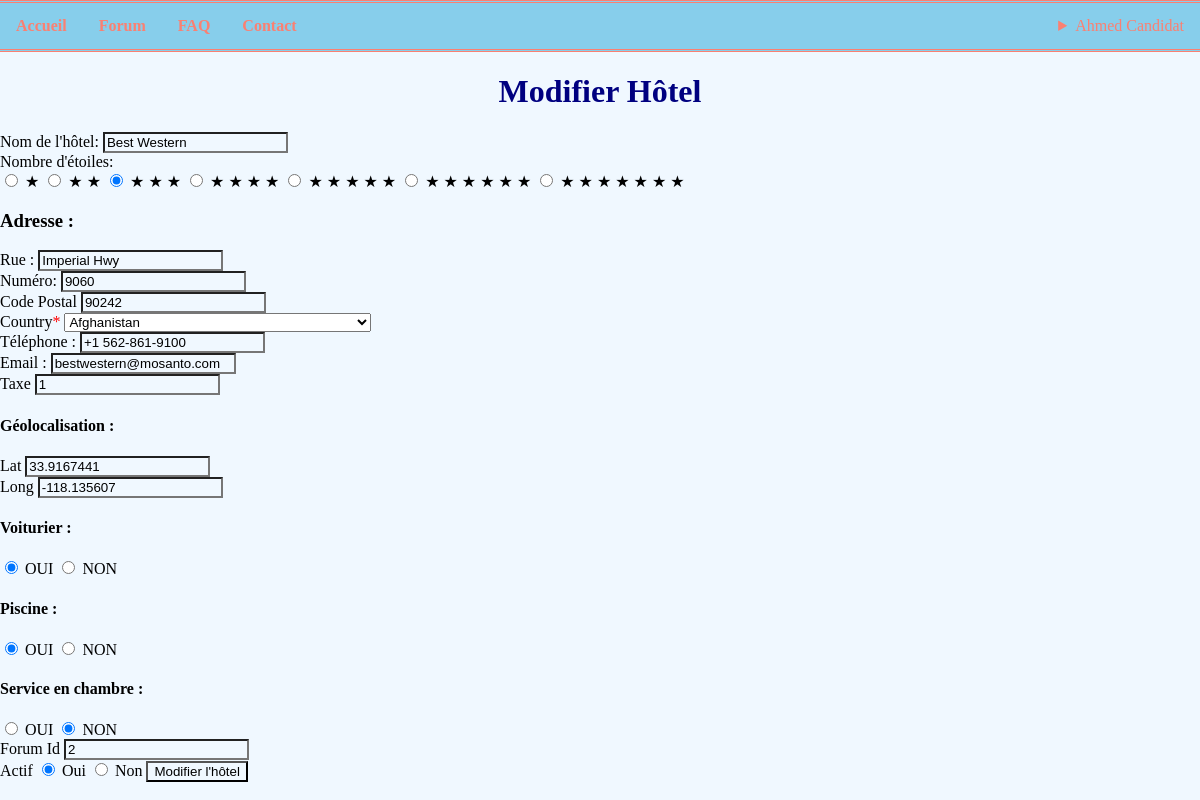
The app's page /index.php?section=updatehostel&hostel=1 (signed in) with its own data.
### tables this page shows
CREATE TABLE IF NOT EXISTS `user` (
  `userId` int(11) NOT NULL AUTO_INCREMENT,
  `firstName` varchar(50) NOT NULL,
  `lastName` varchar(50) NOT NULL,
  `email` varchar(50) NOT NULL,
  `country` varchar(50) NOT NULL,
  `phone` varchar(20) NOT NULL,
  `password` varchar(50) NOT NULL,
  `roleId` int(11) NOT NULL,
  PRIMARY KEY (`userId`),
  FOREIGN KEY (`roleId`) REFERENCES `role`(`roleId`)
);

CREATE TABLE IF NOT EXISTS `hostel` (
  `hostelId` int(11) NOT NULL AUTO_INCREMENT,
  `hostelName` varchar(255) NOT NULL,
  `hostelStars` int(1) NOT NULL,
  `add_postCode` varchar(255) NOT NULL,
  `add_number` int(1) NOT NULL,
  `add_streetName` varchar(255) NOT NULL,
  `add_country` varchar(255) NOT NULL,
  `coo_lat` varchar(255) NOT NULL,
  `coo_long` varchar(255) NOT NULL,
  `phone` varchar(20) NOT NULL,
  `email` varchar(255) NOT NULL,
  `pool` tinyint(1) NOT NULL,
  `valet` tinyint(1) NOT NULL,
  `roomService` tinyint(1) NOT NULL,
  `touristTaxes` int(1) NOT NULL,
  `isDeleted` tinyint(1) NOT NULL,
  `forumId` int(11) NOT NULL,
  PRIMARY KEY (`hostelId`),
  FOREIGN KEY (`forumId`) REFERENCES `forum`(`forumId`)
);

### Controllers/navigation.php (called while the page is built, shortened)
<?php
require_once('Models/User.php');
$client = false;
$admin = false;
if(isset($_SESSION["login"]) && isset($_SESSION["roleId"])){
    $login = $_SESSION["login"];
    $roleId = $_SESSION["roleId"];
    $dbUser = $user->getById($login);
    $userName = $dbUser["firstName"] . " " . $dbUser["lastName"];
    if($roleId == 1){
        $client = true;
    }
    else if($roleId == 2){
        $admin = true;
    }
}
require_once('Views/Pages/navigation.php')
?>

### Models/User.php (called while the page is built, shortened)
<?php
class User extends Connection{
    public function getById ($id){
		$pdo = $this->dbConnection();
		$stmt = $pdo->prepare("SELECT * FROM USER WHERE userId=?");
        $stmt->execute([$id]);
        return $user = $stmt->fetch();
    }
 }
?>

### Controllers/Admin/HostelsControllers/update.php (called while the page is built, shortened)
<?php
require_once("Models/Hostel.php");
$hostel = $con->get($_GET["hostel"]);
require_once("Views/Admin/HostelsViews/update.php");
?>

### Models/Hostel.php (called while the page is built, shortened)
<?php
class Hostel extends Connection{
	public function get($id){
		$pdo = $this->dbConnection();
		$stmt = $pdo->prepare("SELECT * FROM HOSTEL WHERE hostelId=?");
        $stmt->execute([$id]);
        return $hostel = $stmt->fetch();
    }
}
?>

### Views/Admin/HostelsViews/update.php (the view, shortened to what this page needs)
	<h1>Modifier Hôtel</h1>
	<form action="#" method="post">
		<div class="FormHostelName FormHostelGroups">
		<label for="">Nom de l'hôtel:</label>
		<input type="text" name="hostelName" id="" value="<?= $hostel["hostelName"]?>">
		</div>
		<div class="FormHostelStars FormHostelGroups">
		<label for="">Nombre d'étoiles:</label>
		<div class="rating">
				<label>
					<input type="radio" name="hostelStars" value="1" <?php if($hostel["hostelStars"] == 1){ echo "checked";} ?>/>
					<span class="icon">★</span>
				</label>
				<label>
					<input type="radio" name="hostelStars" value="2" <?php if($hostel["hostelStars"] == 2){ echo "checked";} ?>/>
					<span class="icon">★</span>
					<span class="icon">★</span>
				</label>
				<label>
					<input type="radio" name="hostelStars" value="3" <?php if($hostel["hostelStars"] == 3){ echo "checked";} ?>/>
					<span class="icon">★</span>
					<span class="icon">★</span>
					<span class="icon">★</span>
				</label>
				<label>
					<input type="radio" name="hostelStars" value="4" <?php if($hostel["hostelStars"] == 4){ echo "checked";} ?>/>
					<span class="icon">★</span>
					<span class="icon">★</span>
					<span class="icon">★</span>
					<span class="icon">★</span>
				</label>
				<label>
					<input type="radio" name="hostelStars" value="5" <?php if($hostel["hostelStars"] == 5){ echo "checked";} ?>/>
					<span class="icon">★</span>
					<span class="icon">★</span>
					<span class="icon">★</span>
					<span class="icon">★</span>
					<span class="icon">★</span>
				</label>
				<label>
					<input type="radio" name="hostelStars" value="6" <?php if($hostel["hostelStars"] == 6){ echo "checked";} ?> />
					<span class="icon">★</span>
					<span class="icon">★</span>
					<span class="icon">★</span>
					<span class="icon">★</span>
					<span class="icon">★</span>
					<span class="icon">★</span>
				</label>
				<label>
					<input type="radio" name="hostelStars" value="7" <?php if($hostel["hostelStars"] == 7){ echo "checked";} ?> />
					<span class="icon">★</span>
					<span class="icon">★</span>
					<span class="icon">★</span>
					<span class="icon">★</span>
					<span class="icon">★</span>
					<span class="icon">★</span>
					<span class="icon">★</span>
				</label>
		</div>
		</div>
		<div class="FormHostelAdress FormHostelGroups">
			<h3>Adresse :</h3>
			<div class="FormHostelAdressStreet">
				<label for="">Rue :</label>
				<input type="text" name="add_streetName" id="" value="<?= $hostel["add_streetName"]?>">
			</div>
			<div class="FormHostelAdressNumber">
				<label for="">Numéro:</label>
				<input type="text" name="add_number" id="" value="<?= $hostel["add_number"]?>">
			</div>
			<div class="FormHostelAdressZip">
				<label for="">Code Postal</label>
				<input type="text" name="add_postCode" id="" value="<?= $hostel["add_postCode"]?>">
				</div>
			</div>
			<div class="FromHostelAdressCountry">
				<label for="country">Country</label><span style="color: red !important; display: inline; float: none;">*</span>
				<select id="country" name="add_country" class="form-control">
					<option value="Afghanistan">Afghanistan</option>
				</select>
			</div>
		<div class="FormHostelPhone FormHostelGroups">
			<label for="">Téléphone :</label>
			<input type="text" name="phone" id="" value="<?= $hostel["phone"]?>">
		</div>
		<div class="FormHostelMail FormHostelGroups">
			<label for="">Email :</label>
			<input type="mail" name="email" id="" value="<?= $hostel["email"]?>">
		</div>
		<div class="FOrmHostelTax FormHostelGroups">
			<label for="">Taxe</label>
			<input type="number" name="touristTaxes" id="" value="<?= $hostel["touristTaxes"]?>">
			</div>
		<div class="FormGeo FormHostelGroups">
			<h4>Géolocalisation :</h4>
			<div>
				<label for="">Lat</label>
				<input type="text" name="coo_lat" id="" value="<?= $hostel["coo_lat"]?>">
			</div>
			<div>
				<label for="">Long</label>
				<input type="text" name="coo_long" id="" value="<?= $hostel["coo_long"]?>">
			</div>
		</div>
		<div class="FormHostelOptions FormHostelGroups">
			<div class="FormHostelValet FormHostelOptionsGroup">
				<h4>Voiturier :</h4>
				<div class="FormHostelOptionsRadio">
					<input type="radio"  name="valet" value="1" <?php if($hostel["valet"] == 1){ echo "checked";} ?>>
					<label for="">OUI</label>
					<input type="radio"  name="valet" value="0" <?php if($hostel["valet"] == 0){ echo "checked";} ?>>
					<label for="">NON</label>
				</div>
			</div>
			<div class="FormHostelPool FormHostelOptionsGroup">
				<h4>Piscine :</h4>
				<div class="FormHostelOptionsRadio">
					<input type="radio"  name="pool" value="1" <?php if($hostel["pool"] == 1){ echo "checked";} ?>>
					<label for="">OUI</label>
					<input type="radio"  name="pool" value="0" <?php if($hostel["pool"] == 0){ echo "checked";} ?>>
					<label for="">NON</label>
				</div>
			</div>
			<div class="FormHostelRoomService FormHostelOptionsGroup">
				<h4>Service en chambre :</h4>
				<div class="FormHostelOptionsRadio">
					<input type="radio"  name="roomService" value="1" <?php if($hostel["roomService"] == 1){ echo "checked";} ?>>
					<label for="">OUI</label>
					<input type="radio"  name="roomService" value="0" <?php if($hostel["roomService"] == 0){ echo "checked";} ?>>
					<label for="">NON</label>
				</div>
			</div>
		</div>
		<label for="">Forum Id</label>
		<input type="number" name="forumId" value="<?= $hostel["forumId"]?>">
<br>
		<label for="">Actif</label>
		<input type="radio" name="isDeleted" value="0" <?php if($hostel["isDeleted"] == 0){ echo "checked";} ?>>
		<label for="">Oui</label>
		<input type="radio" name="isDeleted" value="1" <?php if($hostel["isDeleted"] == 1){ echo "checked";} ?> >
		<label for="">Non</label>
	<input type="submit" value="Modifier l'hôtel" >
	</form>

### Views/Pages/navigation.php (shortened to what this page needs)
<nav id="navigation">
	<ul class="menu">
		<li class="navigation"><a href=".">Accueil</a></li>
		<li class="navigation"><a href="?section=forum">Forum</a></li>
		<li class="navigation"><a href="?section=faq">FAQ</a></li>
		<li class="navigation"><a href="?section=contact">Contact</a></li>
		<?php
		if($client){
			?>
			<li id="profil">
				<details>
					<summary><?= $userName ?></summary>
					<li><a href="?section=profil">Profil</a></li>
					<li><a href="?section=historique">Historique</a></li>
					<li><a href="?section=deconnexion">Déconnexion</a></li>
				</details>
			</li>
			<?php
		}
		else if($admin){
			?>
			<li id="profil">
				<details>
					<summary><?= $userName ?></summary>
				</details>
			</li>
			<?php
		}
		else{
			?>
			<li class="login navigation" ><a href="?section=login">Login</a></li>
			<?php
		}
		?>
	</ul>
</nav>

### Contents/style.css (style rules this page uses)
body { margin: 0; background-color: aliceblue; }
.menu { list-style-type: none; margin: 0; padding: 0; overflow: hidden; background-color: skyblue; color: salmon; border-top: 3px double salmon; border-bottom: 3px double salmon; }
.navigation { float: left; margin: 0; }
.navigation a { display: block; color: black; text-align: center; padding: 14px 16px; text-decoration: none; color: salmon; font-weight: bold; }
#profil { float: right; padding: 14px 16px; }
a { color: salmon; text-decoration: none; }
input { background-color: aliceblue; }
.coordinates, h1 { text-align: center; color: navy; }

### records on screen
user: userName "Ahmed Candidat"
hostel: hostelName "Best Western", hostelStars "☐ ★", hostelStars "☐ ★ ★", hostelStars "☑ ★ ★ ★", hostelStars "☐ ★ ★ ★ ★", hostelStars "☐ ★ ★ ★ ★ ★", hostelStars "☐ ★ ★ ★ ★ ★ ★", hostelStars "☐ ★ ★ ★ ★ ★ ★ ★", add_streetName "Imperial Hwy", add_number "9060", add_postCode "90242", phone "+1 562-861-9100", email "bestwestern@mosanto.com", touristTaxes "1", coo_lat "33.9167441", coo_long "-118.135607", valet "☑", pool "☑", roomService "☑", forumId "2", isDeleted "☑"
